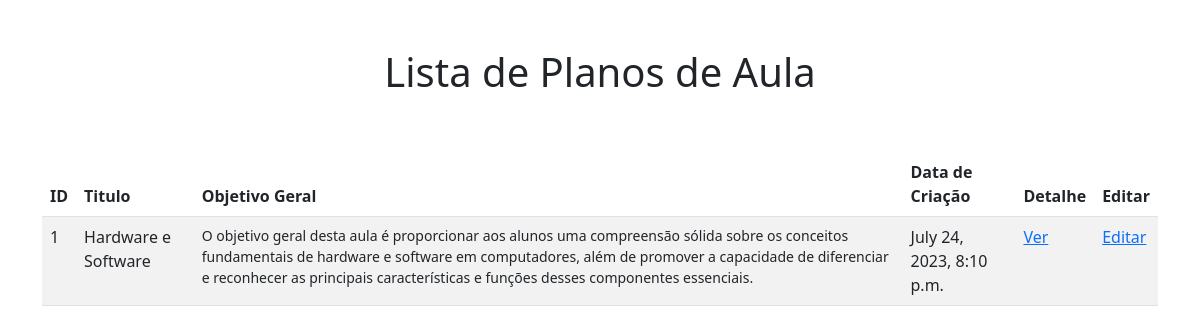
The page / on the database its author committed.
### plano_aula/models.py (models this page shows, shortened)
class PlanoAula(models.Model):
    titulo = models.CharField(max_length=1000)
    objetivo_geral = models.TextField()
    objetivos_especificos = models.TextField()
    conteudo = models.TextField()
    metodologia = models.TextField()
    avaliacao = models.TextField()
    materiais = models.TextField()
    referencias_basicas = models.TextField()
    referencias_complementar = models.TextField()
    dia_criacao= models.DateTimeField(auto_now_add=True)
    class Meta:
        verbose_name = ("PlanoAula")
        verbose_name_plural = ("PlanoAulas")

### plano_aula/views.py (the view)
# urls.py: path('', views.PlanoAulaListView.as_view(), name='lista_planos_aula'),
class PlanoAulaListView(ListView):
    model = PlanoAula
    template_name = "plano_de_aula/index.html"
    context_object_name = 'planos_aula'

### plano_aula/templates/plano_de_aula/index.html (shortened to what this page needs)
{%extends "base.html" %}
{%block 'conteudo'%}
<div class="mt-5 container">
    <div class="row mx-auto col-md-12">
        <h1 class="text-center">Lista de Planos de Aula</h1>
    </div>
    <div class="mt-5 table-responsive">
        <table class="table table-striped custom-table">
            <thead>
                <tr>
                    <th scope="col">ID</th>
                    <th scope="col">Titulo</th>
                    <th scope="col">Objetivo Geral</th>
                    <th scope="col">Data de Criação</th>
                    <th scope="col">Detalhe</th>
                    <th scope="col">Editar</th>
                </tr>
            </thead>
            <tbody>
                {%for plano in planos_aula %}
                <tr scope="row">
                    <td>
                        {{plano.id}}
                    </td>
                    <td>{{plano.titulo}}</td>
                    <td>
                        <small class="d-block">{{plano.objetivo_geral}}</small>
                    </td>
                    <td>{{plano.dia_criacao}}</td>
                    <td><a href="{%url 'ver_plano_aula' plano.pk %}" class="more">Ver</a></td>
                    <td><a href="{%url 'editar_plano_aula' plano.pk %}" class="more">Editar</a></td>
                </tr>
                {%endfor%}
            </tbody>
        </table>
    </div>
</div>
{%endblock%}

### rows shown on the page
PlanoAula: id "1", titulo "Hardware e Software", objetivo_geral "O objetivo geral desta aula é proporcionar aos alunos uma compreensão sólida sobre os conceitos fundamentais de hardware e software em computadores, além de promover a capacidade de diferenciar e reconhecer as principais características e funções desses componentes essenciais.", dia_criacao "July 24, 2023, 8:10 p.m."
